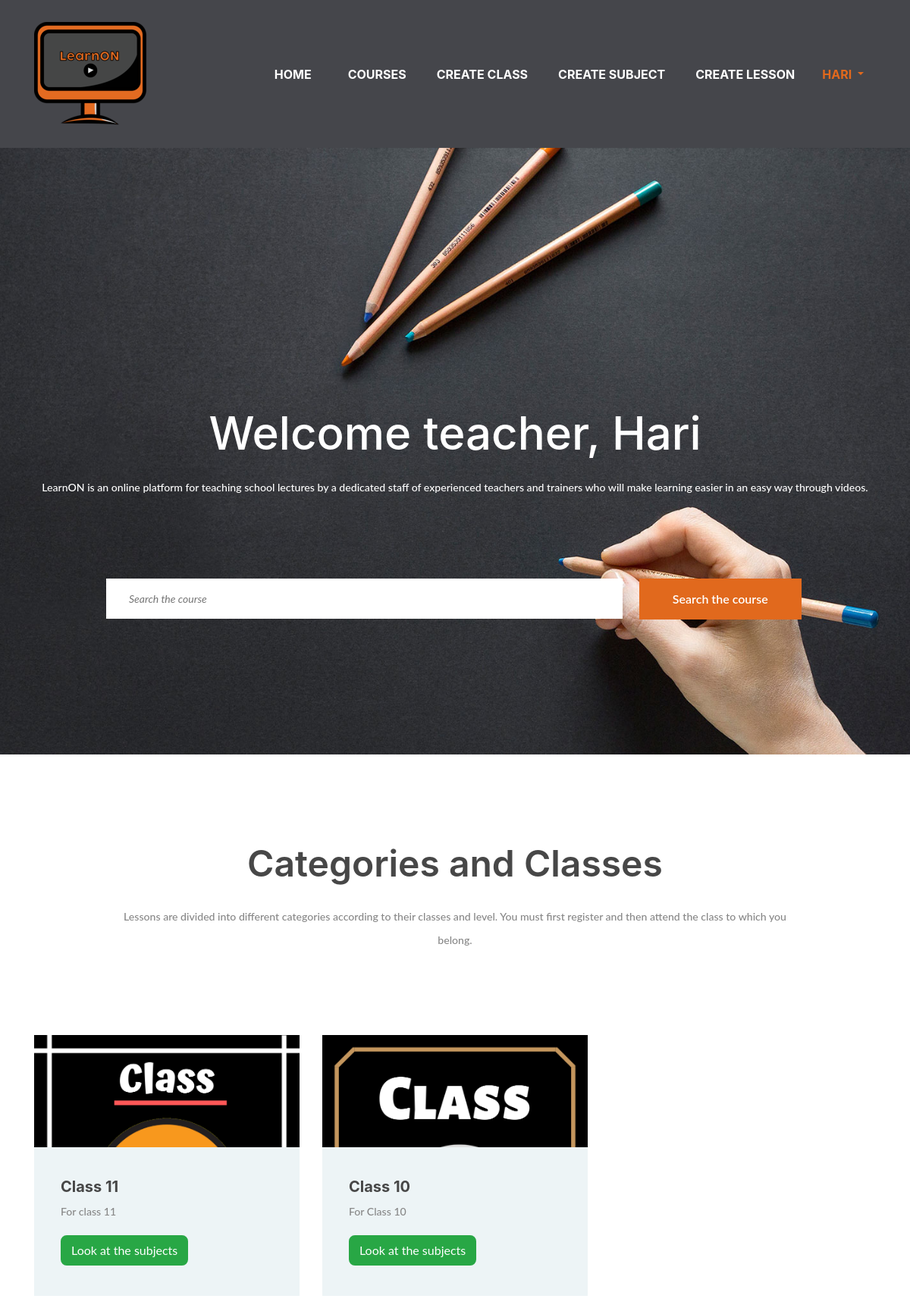
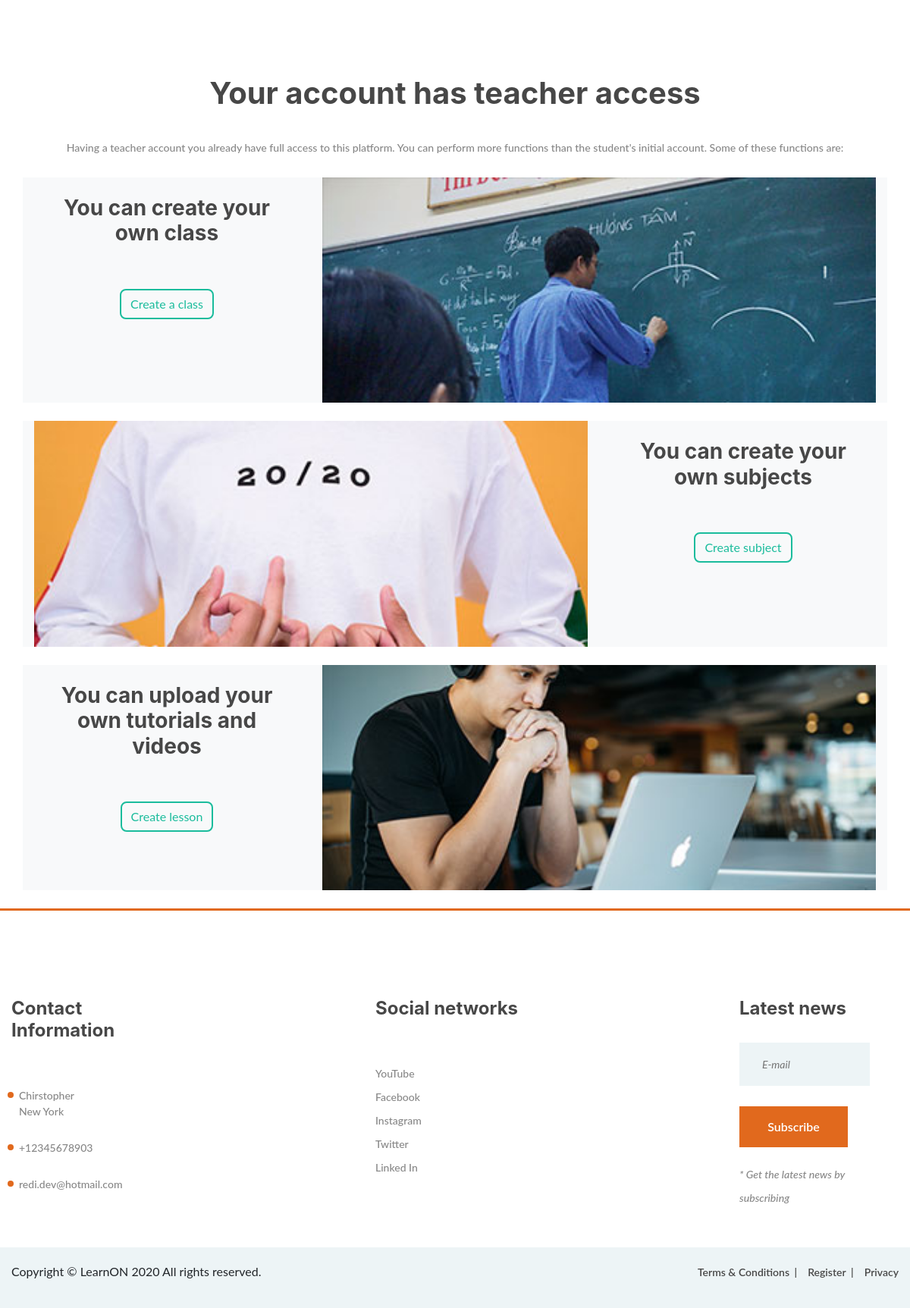
/ (signed in), run on the app's committed database (2 pictures, top to bottom).
### courses/models.py (models this page shows, shortened)
class Class(models.Model):
    title = models.CharField(max_length=150)
    description = models.TextField(max_length= 200, null=True)
    image = models.ImageField(upload_to='cat_images', default='cat_images/default.jpg')

### courses/views.py (the view)
# urls.py: path('', HomeView.as_view(), name='home'),
class HomeView(TemplateView):
    template_name = 'index.html'
    def get_context_data(self, **kwargs):
        context = super().get_context_data(**kwargs)
        category = Class.objects.all()
        context['category'] = category
        return context

### templates/index.html (shortened to what this page needs)
{% extends 'base.html' %}
{% load static %}
{% block content %}
<section class="hero-section set-bg" data-setbg="{% static 'webuni/img/bg.jpg'%}">
  <div class="container">
    <div class="hero-text text-white">
      {% if request.user.is_authenticated %}
      <h2>Welcome {% if request.user.profile.is_teacher == True %}
        teacher,
        {% endif %} {{ request.user.username|capfirst }}
      </h2>
      {% else %}
      <h2>The best free online courses</h2>
      {% endif %}
      <p>LearnON is an online platform for teaching school lectures by a dedicated staff of experienced teachers and trainers who will make learning easier in an easy way through videos.</p>
    </div>
    <div class="row">
      <div class="col-lg-10 offset-lg-1">
        <form method="post" action="{% url 'courses:search_course' %}" class="intro-newslatter"> {% csrf_token %}
          <input name="search" type="text" placeholder="Search the course">
          <button type="submit" class="site-btn">Search the course</button>
        </form>
      </div>
    </div>
  </div>
</section>
<section class="categories-section spad">
  <div class="container">
    <div class="section-title">
      <h2 id="courses">Categories and Classes</h2>
      <p>Lessons are divided into different categories according to their classes and level. You must first register and then attend the class to which you belong.</p>
    </div>
    <div class="row">
      {% for cat in category %}
      <div data-aos="zoom-in" class="col-lg-4 col-md-6">
        <div class="categorie-item">
          <div class="ci-thumb set-bg" data-setbg="{{ cat.image.url }}"></div>
          <div class="ci-text">
            <h5>{{cat.title|capfirst}}</h5>
            <p>{{ cat.description|capfirst }}</p>
            <span><a class="btn btn-success" href="/courses/{{ cat.id }}">Look at the subjects</a></span>
          </div>
        </div>
      </div>
      {% endfor %}
    </div>
  </div>
</section>
{% if request.user.is_authenticated %}
{% if request.user.profile.is_teacher == True %}
<div class="container">
  <h1 class="text-center">Your account has teacher access</h1><br>
  <p class="text-center">Having a teacher account you already have full access to this platform. You can perform more functions than the student's initial account. Some of these functions are:</p>
  <div data-aos="fade-right" class="row mt-4 mb-4 bg-light">
    <div class="col-md-4 text-center">
      <h3 class="p-4">You can create your own class</h3>
      <a href="{% url 'courses:create_class' %}" class="btn btn-outline-primary m-4">Create a class</a>
    </div>
    <div class="col-md-8">
      <img class="img-fluid w-100" src="{% static 'webuni/img/categories/4.jpg' %}" alt="">
    </div>
  </div>
  <div data-aos="fade-left" class="row mt-4 mb-4 bg-light">
      <div class="col-md-8">
        <img class="img-fluid w-100" src="{% static 'webuni/img/categories/2.jpg' %}" alt="">
      </div>
    <div class="col-md-4 text-center">
      <h3 class="p-4">You can create your own subjects</h3>
      <a href="{% url 'courses:create_subject' %}" class="btn btn-outline-primary m-4">Create subject</a>
  </div>
</div>
<div data-aos="fade-right" class="row mt-4 mb-4 bg-light">
  <div class="col-md-4 text-center">
    <h3 class="p-4">You can upload your own tutorials and videos</h3>
    <a href="{% url 'courses:create_lesson' %}" class="btn btn-outline-primary m-4">Create lesson</a>
  </div>
  <div class="col-md-8">
    <img class="img-fluid w-100" src="{% static 'webuni/img/categories/1.jpg' %}" alt="">
  </div>
</div>
</div>
{% endif %}
{% endif %}
{% endblock content %}

### templates/base.html (shortened to what this page needs)
<!DOCTYPE html>
{% load static %}
<html lang="en">
<head>
	<link rel="stylesheet" href="{% static 'webuni/css/bootstrap.min.css'%}"/>
	<link rel="stylesheet" href="{% static 'webuni/css/font-awesome.min.css' %}"/>
	<link rel="stylesheet" href="{% static 'webuni/css/owl.carousel.css' %}"/>
	<link rel="stylesheet" href="{% static 'webuni/css/style.css'%}"/>
	<link rel="stylesheet" href="{% static 'webuni/css/freelancer.css'%}"/>
	<link rel="stylesheet" href="https://unpkg.com/aos@next/dist/aos.css" />
</head>
<body>
	<nav class="navbar navbar-expand-lg bg-secondary text-uppercase" id="mainNav">
		<div class="container">
		  <a class="navbar-brand js-scroll-trigger" href="/"><img src="{% static 'webuni/img/class.png' %}" alt="Logo"></a>
		  <div class="collapse navbar-collapse" id="navbarResponsive">
			<ul class="navbar-nav ml-auto">
			  <li class="nav-item mx-0 mx-lg-1">
				<a class="nav-link py-3 px-0 px-lg-3 rounded js-scroll-trigger" href="{% url 'courses:home' %}">Home</a>
			  </li>
			  <li class="nav-item mx-0 mx-lg-1">
					<li class="nav-item mx-0 mx-lg-1">
					<a class="nav-link py-3 px-0 px-lg-3 rounded js-scroll-trigger" href="/#courses">Courses</a>
				  </li>
			  </li>
			  {% if request.user.profile.is_teacher == True %}
			  <li class="nav-item mx-0 mx-lg-1">
				<a class="nav-link py-3 px-0 px-lg-3 rounded js-scroll-trigger" href="{% url 'courses:create_class' %}">Create class</a>
			  </li>
			  <li class="nav-item mx-0 mx-lg-1">
				<a class="nav-link py-3 px-0 px-lg-3 rounded js-scroll-trigger" href="{% url 'courses:create_subject' %}">Create subject</a>
			  </li>
			  <li class="nav-item mx-0 mx-lg-1">
				<a class="nav-link py-3 px-0 px-lg-3 rounded js-scroll-trigger" href="{% url 'courses:create_lesson' %}">Create lesson</a>
			  </li>
			  {% endif %}
			  {% if request.user.is_authenticated %}
			  <div class="dropdown show">
				<a class=" dropdown-toggle nav-link py-3 px-0 px-lg-3 rounded js-scroll-triggeraa" href="#" role="button" id="dropdownMenuLink" data-toggle="dropdown" aria-haspopup="true" aria-expanded="false">
					{{request.user.username}}
				</a>
			  </div>
              {% endif %}
			</ul>
		  </div>
		</div>
	  </nav>
{% block content %}
{% endblock content %}
	<footer class="footer-section spad pb-0">
		<div class="footer-top">
			<div class="footer-warp">
				<div class="row">
					<div class="widget-item">
						<h4>Contact Information</h4>
						<ul class="contact-list">
							<li>Chirstopher<br>New York</li>
							<li>+12345678903</li>
							<li>redi.dev@hotmail.com</li>
						</ul>
					</div>
					<div class="widget-item">
					</div>
					<div class="widget-item">
						<h4>Social networks</h4>
						<ul>
							<li><a href="">YouTube</a></li>
							<li><a href="">Facebook</a></li>
							<li><a href="">Instagram</a></li>
							<li><a href="">Twitter</a></li>
							<li><a href="">Linked In</a></li>
						</ul>
					</div>
					<div class="widget-item">
					</div>
					<div class="widget-item">
						<h4>Latest news</h4>
						<form class="footer-newslatter">
							<input type="email" placeholder="E-mail">
							<button class="site-btn">Subscribe</button>
							<p>* Get the latest news by subscribing</p>
						</form>
					</div>
				</div>
			</div>
		</div>
		<div class="footer-bottom">
			<div class="footer-warp">
				<ul class="footer-menu">
					<li><a href="#">Terms & Conditions</a></li>
					<li><a href="#">Register</a></li>
					<li><a href="#">Privacy</a></li>
				</ul>
				<div class="">
					Copyright &copy; LearnON <script>document.write(new Date().getFullYear());</script> All rights reserved.
				</div>
			</div>
		</div>
	</footer>
</html>

### static/webuni/css/style.css (style rules this page uses)
html, body { height: 100%; font-family: 'Raleway', sans-serif; -webkit-font-smoothing: antialiased; font-smoothing: antialiased; scroll-behavior: smooth; }
h1, h2, h3, h4, h5, h6 { margin: 0; font-weight: 600; color: #474747; }
h1 { font-size: 70px; }
h2 { font-size: 36px; }
h3 { font-size: 30px; }
h4 { font-size: 24px; }
h5 { font-size: 20px; }
p { font-size: 14.1px; color: #878787; line-height: 2.2; font-weight: 500; }
img { max-width: 100%; }
::placeholder { font-style: italic; }
ul, ol { padding: 0; margin: 0; }
.section-title { text-align: center; padding: 0 110px; margin-bottom: 110px; }
.section-title h2 { font-size: 48px; font-weight: 600; margin-bottom: 25px; }
.section-title p { margin-bottom: 0; font-weight: 500; }
.set-bg { background-repeat: no-repeat; background-size: cover; background-position: top center; }
.spad { padding-top: 115px; padding-bottom: 115px; }
.text-white h1, .text-white h2, .text-white h3, .text-white h4, .text-white h5, .text-white h6, .text-white p, .text-white span, .text-white li, .text-white a { color: #fff; }
.site-btn { display: inline-block; min-width: 196px; text-align: center; border: none; padding: 15px 10px; font-weight: 600; font-size: 16px; position: relative; color: #fff; cursor: pointer; background: #e1691d; }
.hero-section { height: 100vh; }
.hero-text { text-align: center; padding-top: 340px; margin-bottom: 105px; }
.hero-text h2 { font-size: 60px; font-weight: 500; margin-bottom: 20px; }
.intro-newslatter input[type=text], .intro-newslatter input[type=email] { height: 53px; width: 74%; padding: 0 30px; margin-right: 22px; float: left; border: none; font-size: 14px; }
.intro-newslatter .site-btn { min-width: 214px; }
.categories-section .container { margin-bottom: -34px; }
.categorie-item { margin-bottom: 34px; background: #edf4f6; -webkit-transition: all 0.4s; -o-transition: all 0.4s; transition: all 0.4s; }
.categorie-item .ci-thumb { background-size: cover; height: 148px; -webkit-transition: all 0.2s; -o-transition: all 0.2s; transition: all 0.2s; }
.categorie-item .ci-text { padding: 40px 35px; }
.categorie-item .ci-text h5 { margin-bottom: 5px; }
.categorie-item .ci-text span { font-size: 18px; font-weight: 600; color: #e1691d; }
.footer-section { border-top: 3px solid #e1691d; }
.footer-warp { max-width: 1559px; padding: 0 15px; margin: 0 auto; }
.widget-item { width: 20%; padding: 0 15px; }
.widget-item h4 { margin-bottom: 30px; }
.widget-item ul { list-style: none; padding-top: 30px; }
.widget-item ul li { margin-bottom: 10px; font-size: 14px; font-weight: 500; color: #878787; }
.widget-item ul li:last-child { margin-bottom: 0; }
.widget-item ul a { color: #878787; }
.widget-item ul.contact-list li { margin-bottom: 27px; position: relative; padding-left: 10px; }
.widget-item ul.contact-list li:last-child { margin-bottom: 0; }
.widget-item ul.contact-list li:after { position: absolute; content: ""; width: 8px; height: 8px; left: -5px; top: 6px; border-radius: 50%; background: #e1691d; }
.footer-newslatter { padding-right: 38px; }
.footer-newslatter input[type=email] { height: 57px; width: 100%; padding: 0 30px; margin-bottom: 27px; float: left; border: none; font-size: 14px; background: #edf4f6; }
.footer-newslatter .site-btn { min-width: 143px; margin-bottom: 20px; }
.footer-newslatter p { margin-bottom: 0; font-weight: 500; font-style: italic; }
.footer-bottom { overflow: hidden; background: #edf4f6; padding: 20px 0; margin-top: 50px; }
.footer-menu { list-style: none; float: right; }
.footer-menu li { display: inline; }
.footer-menu li:last-child a { padding-right: 0; margin-right: 0; }
.footer-menu li:last-child a:after { display: none; }
.footer-menu li a { display: inline-block; font-size: 14px; font-weight: 600; color: #474747; padding-right: 10px; margin-right: 10px; position: relative; }
.footer-menu li a:after { position: absolute; content: "|"; right: 0; top: 0; }
@media (min-width: 1200px) { .container { max-width: 1180px; } }

### data on the page
Class: shows a picture, title "Class 11", description "For class 11"
Class: shows a picture, title "Class 10", description "For Class 10"

### other printed values
{{ request.user.username }} "HARI"
{{ request.user.username|capfirst }} "Hari"
